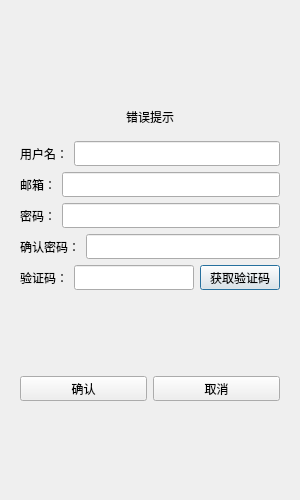
<?xml version="1.0" encoding="UTF-8"?>
<ui version="4.0">
 <class>RegisterDialog</class>
 <widget class="QDialog" name="RegisterDialog">
  <property name="geometry">
   <rect>
    <x>0</x>
    <y>0</y>
    <width>300</width>
    <height>500</height>
   </rect>
  </property>
  <property name="minimumSize">
   <size>
    <width>300</width>
    <height>500</height>
   </size>
  </property>
  <property name="windowTitle">
   <string>Dialog</string>
  </property>
  <layout class="QVBoxLayout" name="verticalLayout_2">
   <item>
    <layout class="QVBoxLayout" name="verticalLayout">
     <item>
      <widget class="QStackedWidget" name="stackedWidget">
       <widget class="QWidget" name="page_3">
        <layout class="QVBoxLayout" name="verticalLayout_4">
         <item>
          <spacer name="verticalSpacer">
           <property name="orientation">
            <enum>Qt::Orientation::Vertical</enum>
           </property>
           <property name="sizeHint" stdset="0">
            <size>
             <width>20</width>
             <height>40</height>
            </size>
           </property>
          </spacer>
         </item>
         <item>
          <widget class="QWidget" name="widget" native="true">
           <layout class="QVBoxLayout" name="verticalLayout_6">
            <item>
             <widget class="QLabel" name="err_tip">
              <property name="text">
               <string>错误提示</string>
              </property>
              <property name="alignment">
               <set>Qt::AlignmentFlag::AlignCenter</set>
              </property>
             </widget>
            </item>
           </layout>
          </widget>
         </item>
         <item>
          <layout class="QHBoxLayout" name="horizontalLayout_2">
           <item>
            <widget class="QLabel" name="user_label">
             <property name="minimumSize">
              <size>
               <width>0</width>
               <height>25</height>
              </size>
             </property>
             <property name="maximumSize">
              <size>
               <width>16777215</width>
               <height>25</height>
              </size>
             </property>
             <property name="text">
              <string>用户名：</string>
             </property>
            </widget>
           </item>
           <item>
            <widget class="QLineEdit" name="user_edit">
             <property name="minimumSize">
              <size>
               <width>0</width>
               <height>25</height>
              </size>
             </property>
             <property name="maximumSize">
              <size>
               <width>16777215</width>
               <height>25</height>
              </size>
             </property>
            </widget>
           </item>
          </layout>
         </item>
         <item>
          <layout class="QHBoxLayout" name="horizontalLayout_16">
           <item>
            <widget class="QLabel" name="emaillabel">
             <property name="minimumSize">
              <size>
               <width>0</width>
               <height>25</height>
              </size>
             </property>
             <property name="maximumSize">
              <size>
               <width>16777215</width>
               <height>25</height>
              </size>
             </property>
             <property name="text">
              <string>邮箱：</string>
             </property>
            </widget>
           </item>
           <item>
            <widget class="QLineEdit" name="email_edit">
             <property name="minimumSize">
              <size>
               <width>0</width>
               <height>25</height>
              </size>
             </property>
             <property name="maximumSize">
              <size>
               <width>16777215</width>
               <height>25</height>
              </size>
             </property>
            </widget>
           </item>
          </layout>
         </item>
         <item>
          <layout class="QHBoxLayout" name="horizontalLayout_17">
           <item>
            <widget class="QLabel" name="pass_label">
             <property name="minimumSize">
              <size>
               <width>0</width>
               <height>25</height>
              </size>
             </property>
             <property name="maximumSize">
              <size>
               <width>16777215</width>
               <height>25</height>
              </size>
             </property>
             <property name="text">
              <string>密码：</string>
             </property>
            </widget>
           </item>
           <item>
            <widget class="QLineEdit" name="pass_edit">
             <property name="minimumSize">
              <size>
               <width>0</width>
               <height>25</height>
              </size>
             </property>
             <property name="maximumSize">
              <size>
               <width>16777215</width>
               <height>25</height>
              </size>
             </property>
            </widget>
           </item>
          </layout>
         </item>
         <item>
          <layout class="QHBoxLayout" name="horizontalLayout_18">
           <item>
            <widget class="QLabel" name="confirm_label">
             <property name="minimumSize">
              <size>
               <width>0</width>
               <height>25</height>
              </size>
             </property>
             <property name="maximumSize">
              <size>
               <width>16777215</width>
               <height>25</height>
              </size>
             </property>
             <property name="text">
              <string>确认密码：</string>
             </property>
            </widget>
           </item>
           <item>
            <widget class="QLineEdit" name="confirm_edit">
             <property name="minimumSize">
              <size>
               <width>0</width>
               <height>25</height>
              </size>
             </property>
             <property name="maximumSize">
              <size>
               <width>16777215</width>
               <height>25</height>
              </size>
             </property>
            </widget>
           </item>
          </layout>
         </item>
         <item>
          <layout class="QHBoxLayout" name="horizontalLayout_19">
           <item>
            <widget class="QLabel" name="verify_label">
             <property name="minimumSize">
              <size>
               <width>0</width>
               <height>25</height>
              </size>
             </property>
             <property name="maximumSize">
              <size>
               <width>16777215</width>
               <height>25</height>
              </size>
             </property>
             <property name="text">
              <string>验证码：</string>
             </property>
            </widget>
           </item>
           <item>
            <widget class="QLineEdit" name="verify_edit">
             <property name="minimumSize">
              <size>
               <width>0</width>
               <height>25</height>
              </size>
             </property>
             <property name="maximumSize">
              <size>
               <width>16777215</width>
               <height>25</height>
              </size>
             </property>
            </widget>
           </item>
           <item>
            <widget class="QPushButton" name="get_code">
             <property name="minimumSize">
              <size>
               <width>0</width>
               <height>25</height>
              </size>
             </property>
             <property name="maximumSize">
              <size>
               <width>16777215</width>
               <height>25</height>
              </size>
             </property>
             <property name="text">
              <string>获取验证码</string>
             </property>
            </widget>
           </item>
          </layout>
         </item>
         <item>
          <spacer name="verticalSpacer_3">
           <property name="orientation">
            <enum>Qt::Orientation::Vertical</enum>
           </property>
           <property name="sizeHint" stdset="0">
            <size>
             <width>20</width>
             <height>40</height>
            </size>
           </property>
          </spacer>
         </item>
         <item>
          <layout class="QHBoxLayout" name="horizontalLayout_20">
           <item>
            <widget class="QPushButton" name="sure_btn">
             <property name="minimumSize">
              <size>
               <width>0</width>
               <height>25</height>
              </size>
             </property>
             <property name="maximumSize">
              <size>
               <width>16777215</width>
               <height>25</height>
              </size>
             </property>
             <property name="text">
              <string>确认</string>
             </property>
            </widget>
           </item>
           <item>
            <widget class="QPushButton" name="cancel_btn">
             <property name="minimumSize">
              <size>
               <width>0</width>
               <height>25</height>
              </size>
             </property>
             <property name="maximumSize">
              <size>
               <width>16777215</width>
               <height>25</height>
              </size>
             </property>
             <property name="text">
              <string>取消</string>
             </property>
            </widget>
           </item>
          </layout>
         </item>
         <item>
          <spacer name="verticalSpacer_2">
           <property name="orientation">
            <enum>Qt::Orientation::Vertical</enum>
           </property>
           <property name="sizeHint" stdset="0">
            <size>
             <width>20</width>
             <height>40</height>
            </size>
           </property>
          </spacer>
         </item>
        </layout>
       </widget>
       <widget class="QWidget" name="page_4"/>
      </widget>
     </item>
    </layout>
   </item>
  </layout>
 </widget>
 <resources/>
 <connections/>
</ui>
